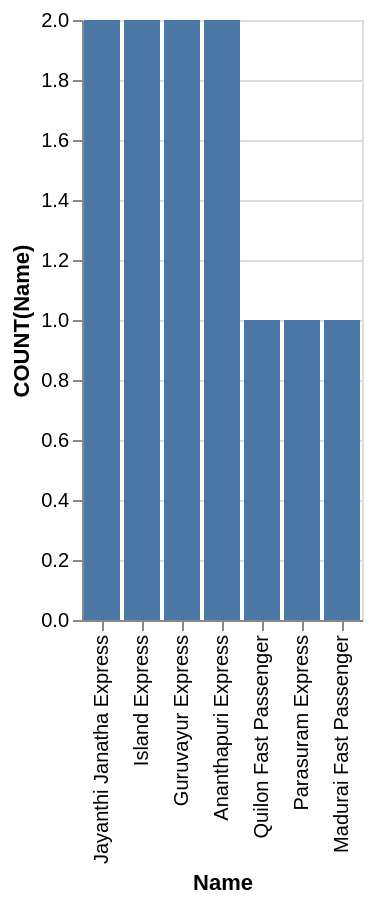

Vega-Lite specification for this chart:
### Vega-Lite specification from a JSON file in a GitHub repository (floating-point values rounded to 4 significant figures)
{"data": {"values": [{"x_data": "Jayanthi Janatha Express", "y_data": 2}, {"x_data": "Island Express", "y_data": 2}, {"x_data": "Guruvayur Express", "y_data": 2}, {"x_data": "Ananthapuri Express", "y_data": 2}, {"x_data": "Quilon Fast Passenger", "y_data": 1}, {"x_data": "Parasuram Express", "y_data": 1}, {"x_data": "Madurai Fast Passenger", "y_data": 1}]}, "mark": "bar", "encoding": {"x": {"field": "x_data", "type": "nominal", "title": "Name", "sort": {"op": "sum", "field": "y_data", "order": "descending"}}, "y": {"field": "y_data", "type": "quantitative", "title": "COUNT(Name)"}}}
